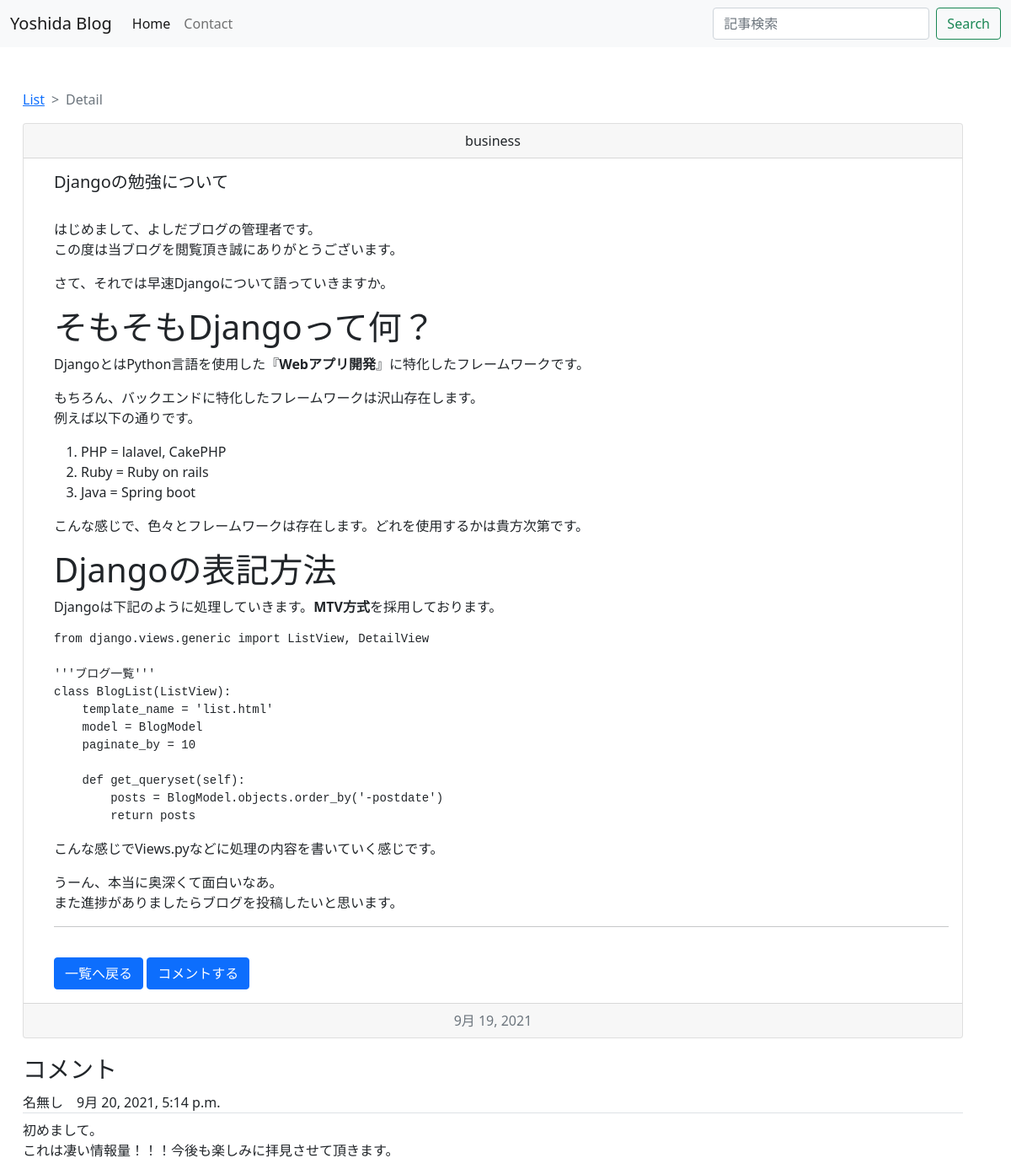
/detail/4, run on an earlier commit of the app's database.
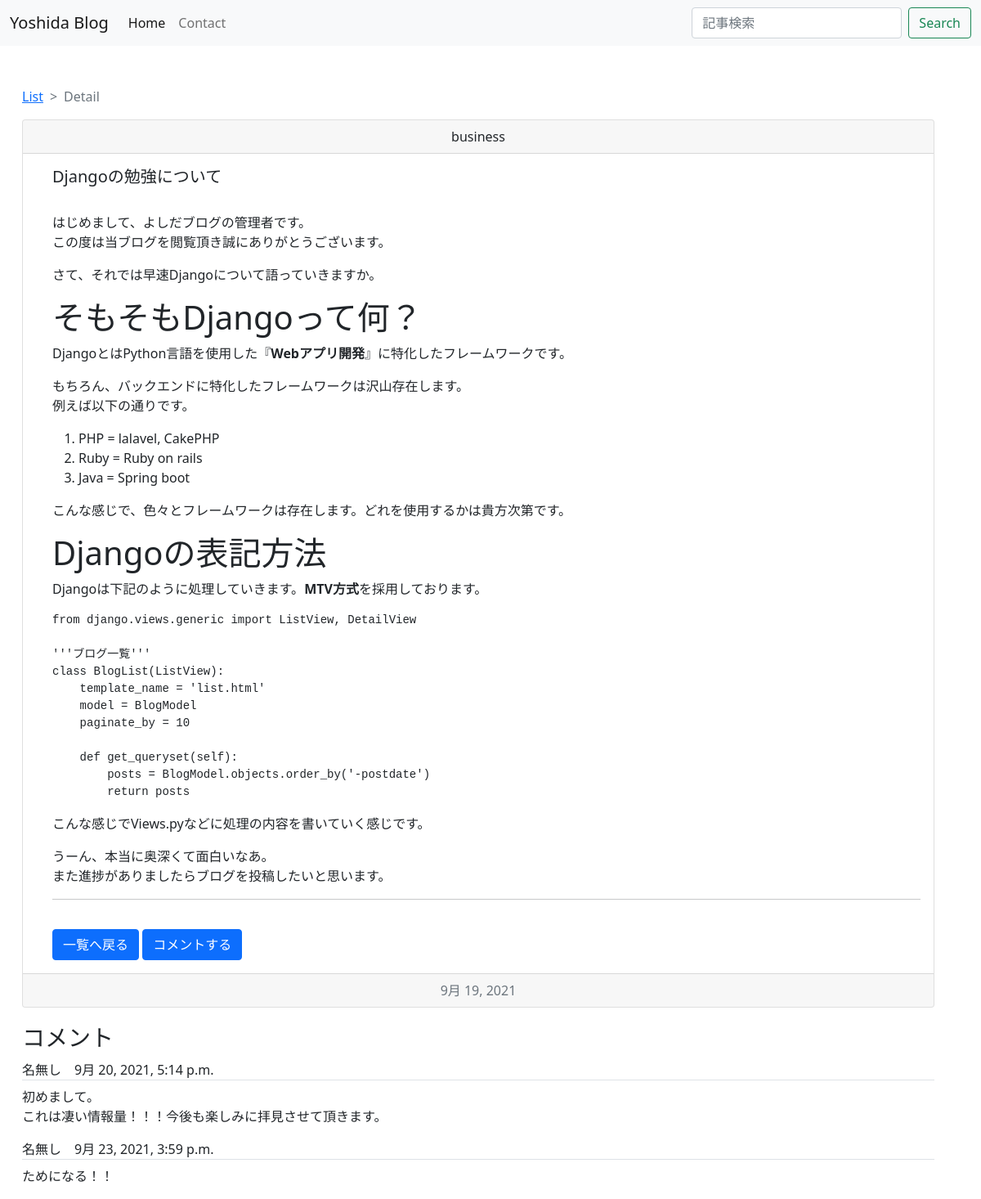
And on a later commit of the database.
### blogapp/models.py (models this page shows, shortened)
class Comment(models.Model):
    user_name = models.CharField('名前', max_length=255, default='名無し')
    message = models.TextField('本文')
    target = models.ForeignKey(BlogModel, on_delete=models.CASCADE, verbose_name='対象記事')
    created_at = models.DateTimeField('作成日', default=timezone.now)

### blogapp/views.py (the view)
# urls.py: path('detail/<int:pk>', BlogDetail.as_view(), name='detail'),
class BlogDetail(DetailView):
    template_name = 'detail.html'
    model = BlogModel

### blogapp/context.py (called while the page is built)
def related(request):
    context = {
        'tag_list': Tag.objects.all(),
    }
    return context

### blogapp/templatetags/markdown_extras.py (called while the page is built)
@register.filter()
@stringfilter
def markdown(value):
    return md.markdown(value, extensions=['markdown.extensions.fenced_code'])

### blogapp/templates/detail.html
{% extends 'base.html' %}
{% load static %}
{% load markdown_extras %}
{% block content %}
<link rel="stylesheet" type="text/css" href="{% static 'detail_style.css' %}">
<div class="container">
    <nav style="--bs-breadcrumb-divider: '>';" aria-label="breadcrumb">
        <ol class="breadcrumb">
            <li class="breadcrumb-item"><a href="{% url 'blogapp:list' %}">List</a></li>
            <li class="breadcrumb-item active" aria-current="page">Detail</li>
        </ol>
    </nav>
    <div class="card text-center">
        <article>
            <div class="card-header">
                {{object.category}}
            </div>
            <div class="card-body">
                <h5 class="card-title"> {{object.title}}</h5><br>
                <div class="card-text" id="content">{{object.content|markdown|safe}}</div>
                <div class="button-menu">
                    <a href="{% url 'blogapp:list' %}" class="btn btn-primary">一覧へ戻る</a>
                    <a href="{% url 'blogapp:comment_create' object.pk %}" class="btn btn-primary">コメントする</a>
                </div>
            </div>
            <section>
                <div class="card-footer text-muted">
                    {{object.postdate}}
                </div>
            </section>
        </article>
    </div>
    <h3 class="comment-title">コメント</h3>
    {% for comment in object.comment_set.all %}
    <div class="comment-list">
        <div class='border-bottom'>{{ comment.user_name }}　{{ comment.created_at }}</div>
        <div class='mt-2'>{{ comment.message | linebreaks | urlize }}</div>
    </div>
    {% empty %}
    <p>コメントはありません</p>
    {% endfor %}
</div>
{% endblock content %}

What changed in the data, as far as the page shows it:
added Comment: user_name "名無し", created_at "9月 23, 2021, 3:59 p.m.", message "ためになる！！"
